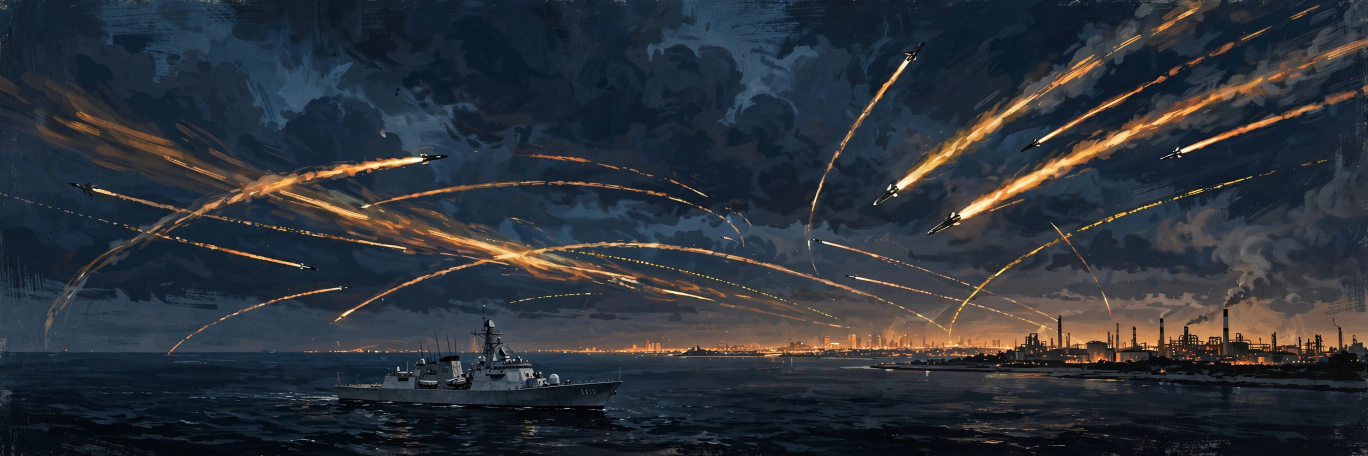
#> input picture assets/media-generation-hero-gulf-night-strike-2026112-0-ce5385a1-e76b-4daa-8942-c801e129167d.webp, 2736 x 912 px (shown at 1/2 size)
$ python build_frontpage.py
#> lines starting #> are read from the running program, lines starting #| are printed output that depends on the picture
#!/usr/bin/env python3
"""Render the 21 November 2026 front page of THE WORLD as a 1024x1024 PNG.

All headlines and figures come from the story list in README.md, checked
against live news on the morning of 22 November 2026 (Beijing time). The
only picture is the pre-generated hero illustration in assets/; every word
on the page is drawn here with PIL. No network access, no secrets.
"""

import os

from PIL import Image, ImageDraw, ImageFont

BASE = os.path.dirname(os.path.abspath(__file__))
HERO = os.path.join(
    BASE,
    "assets",
    "media-generation-hero-gulf-night-strike-2026112-0-ce5385a1-e76b-4daa-8942-c801e129167d.webp",
)
OUT = os.path.join(BASE, "entry.png")

PAGE = 1024
SIDE = 40
SPAN = PAGE - 2 * SIDE
LIMIT = 1_000_000

PAPER = (247, 241, 229)
INK = (17, 17, 17)
MUTED = (68, 60, 52)
RED = (143, 29, 29)
NAVY = (27, 42, 74)

FONTS = "/usr/share/fonts/truetype/liberation/"


def load(name, size):
    return ImageFont.truetype(os.path.join(FONTS, name), size)


def serif_b(size):
    return load("LiberationSerif-Bold.ttf", size)


def serif(size):
    return load("LiberationSerif-Regular.ttf", size)


def serif_i(size):
    return load("LiberationSerif-Italic.ttf", size)


def sans_b(size):
    return load("LiberationSans-Bold.ttf", size)


def width(draw, text, font):
    return draw.textlength(text, font=font)


def greedy_wrap(draw, text, font, max_w):
    out, cur = [], ""
    for word in text.split():
        trial = (cur + " " + word).strip()
        if not cur or width(draw, trial, font) <= max_w:
            cur = trial
        else:
            out.append(cur)
            cur = word
    if cur:
        out.append(cur)
    return out


def centered(draw, cx, y, text, font, fill=INK):
    draw.text((cx - width(draw, text, font) / 2, y), text, font=font, fill=fill)


def tracked(draw, cx, y, text, font, gap, fill=INK):
    ws = [draw.textlength(ch, font=font) for ch in text]
    total = sum(ws) + gap * (len(text) - 1)
    x = cx - total / 2
    for ch, w in zip(text, ws):
        draw.text((x, y), ch, font=font, fill=fill)
        x += w + gap


def rule(draw, y, weight, x0=SIDE, x1=PAGE - SIDE):
    draw.line([(x0, y), (x1, y)], fill=INK, width=weight)


def shrink_to_fit(draw, text, path, start, max_w):
    size = start
    while size > 10:
        fnt = load(path, size)
        if width(draw, text, fnt) <= max_w:
            return fnt
        size -= 2
    return load(path, 10)


def main():
    sheet = Image.new("RGB", (PAGE, PAGE), PAPER)
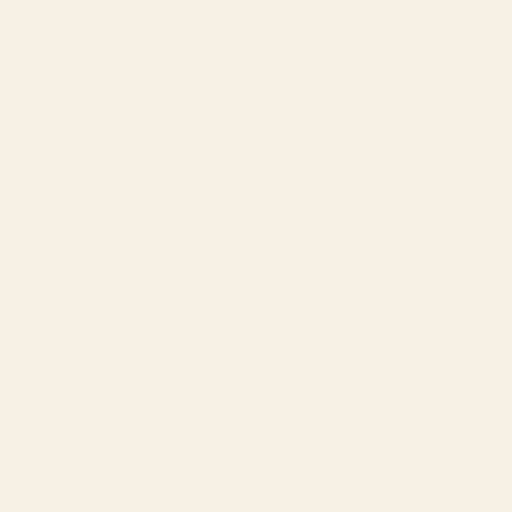
#> sheet: PIL image 1024x1024 RGB (shown at 1/2 size); mean R, G, B 247, 241, 229
    d = ImageDraw.Draw(sheet)
    y = 22

    # Masthead
    tracked(d, PAGE // 2, y, "ONE DAY · ONE PAGE", sans_b(15), 6, MUTED)
    y += 30
    name = shrink_to_fit(d, "THE WORLD", "LiberationSerif-Bold.ttf", 118, SPAN)
    centered(d, PAGE // 2, y - 14, "THE WORLD", name)
    y += 98
    rule(d, y, 3)
    y += 5
    rule(d, y, 1)
    y += 12
    centered(d, PAGE // 2, y, "SATURDAY,  21 NOVEMBER 2026", serif_b(30), RED)
    y += 42
    rule(d, y, 1)
    y += 14

    # Lead story
    head = shrink_to_fit(d, "IRAN STRIKES AT US BASES IN BAHRAIN",
                         "LiberationSerif-Bold.ttf", 56, SPAN)
    centered(d, PAGE // 2, y, "IRAN STRIKES AT US BASES IN BAHRAIN", head)
    y += 56
    deck = ("Tehran says it hit American positions at al-Riffa and Awali; "
            "Bahrain says a civilian plant was hit and set ablaze — the "
            "fourth attack in nine days")
    for line in greedy_wrap(d, deck, serif(22), SPAN - 40):
#> in greedy_wrap, `out, cur = [], ""`: cur = ''
        centered(d, PAGE // 2, y, line, serif(22))
        y += 26
#> this loop made 2 passes
#> after the loop, y = 331
    y += 8
#> y = 339

    # Hero illustration, cropped to the banner's aspect
    photo = Image.open(HERO).convert("RGB")
#> photo is the input picture: PIL image 2736x912 RGB; mean R, G, B 44.7, 50.4, 57.8
    ratio = SPAN / 224
    sw, sh = photo.size
#> sw = 2736; sh = 912
    if sw / sh > ratio:
        nw = int(sh * ratio)
        left = (sw - nw) // 2
        photo = photo.crop((left, 0, left + nw, sh))
    else:
        nh = int(sw / ratio)
#> nh = 649
        top = (sh - nh) // 2
#> top = 131
        photo = photo.crop((0, top, sw, top + nh))
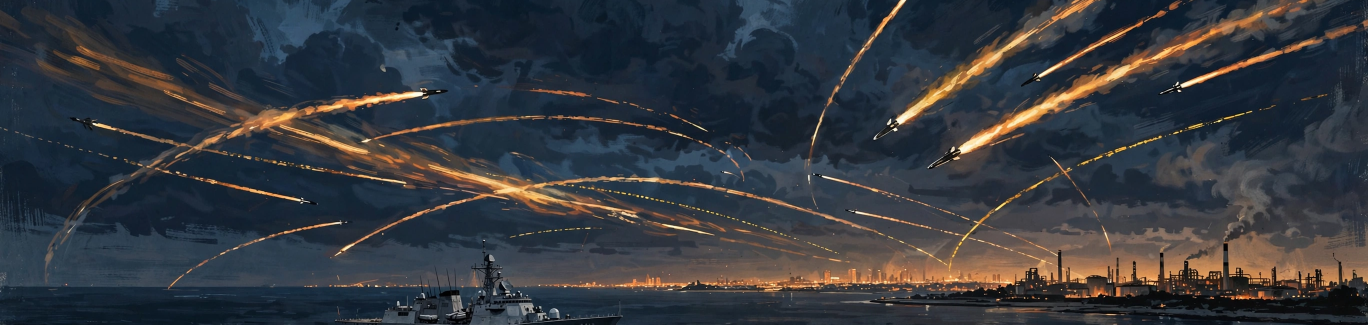
#> photo: PIL image 2736x649 RGB (shown at 1/2 size); mean R, G, B 53.3, 57, 63
    photo = photo.resize((SPAN, 224), Image.LANCZOS)
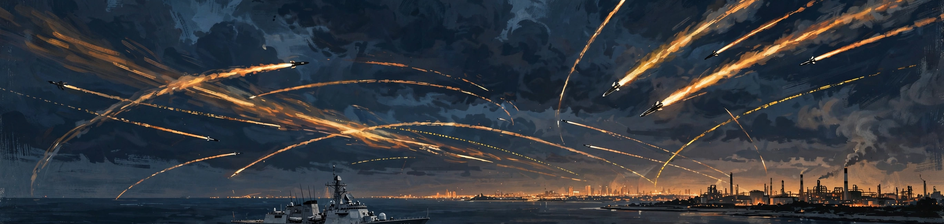
#> photo: PIL image 944x224 RGB; mean R, G, B 53.3, 57, 63
    sheet.paste(photo, (SIDE, y))
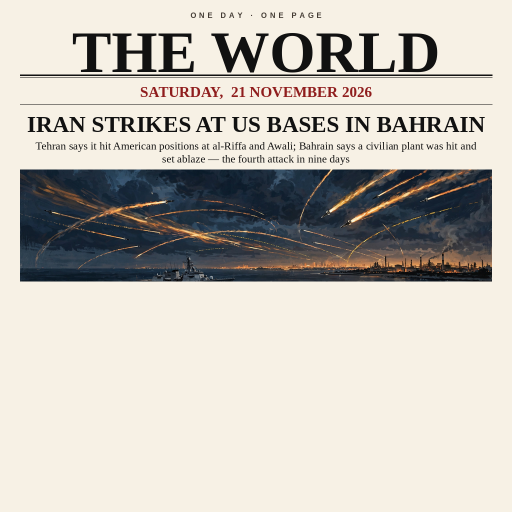
#> sheet: PIL image 1024x1024 RGB (shown at 1/2 size); mean R, G, B 198.2, 194.1, 186.2
    d.rectangle([SIDE, y, PAGE - SIDE, y + 224], outline=INK, width=1)
    y += 224 + 8
#> y = 571
    d.text((SIDE, y),
           "Missiles and drones over the Gulf: the US Fifth Fleet's home "
           "waters, Saturday night. (Illustration)",
           font=serif_i(16), fill=MUTED)
    y += 14
#> y = 585

    # Markets ticker
    bar = 36
    d.rectangle([SIDE, y, PAGE - SIDE, y + bar], fill=NAVY)
    tick = ("S&P 500 −3.7%  ·  NASDAQ erases 2026 gains  ·  "
            "ANTHROPIC −9% on day two  ·  NVIDIA −14% to $125.53")
    tick_font = shrink_to_fit(d, tick, "LiberationSans-Bold.ttf", 19, SPAN - 16)
    centered(d, PAGE // 2, y + 8, tick, tick_font, (255, 255, 255))
    y += bar + 6
#> y = 627

    # Story grid: two columns, three stories each
    gutter = 30
    col = (SPAN - gutter) // 2
    left_x = SIDE
    right_x = SIDE + col + gutter
    grid_top = y
#> grid_top = 627

    def story(x, top, kicker, headline, body):
        yy = top
        d.text((x, yy), kicker, font=sans_b(15), fill=RED)
        yy += 22
        for line in greedy_wrap(d, headline, serif_b(25), col):
            d.text((x, yy), line, font=serif_b(25), fill=INK)
            yy += 28
        yy += 2
        for line in greedy_wrap(d, body, serif(17), col):
            d.text((x, yy), line, font=serif(17), fill=INK)
            yy += 21
        return yy + 10

    left_stories = [
        ("MEXICO",
         "FBI most-wanted cartel boss seized",
         "\u201cChapo Isidro\u201d taken in a Sinaloa raid; at least 11 killed "
         "in the backlash, eight detained."),
        ("UKRAINE",
         "Missile hits Zelenskyy's hometown",
         "Kryvyi Rih: a boy of 7 and a paramedic killed, 60 wounded; "
         "Russian missiles also land in Poland."),
        ("CLIMATE · COP31",
         "Talks run past deadline",
         "Antalya summit in overtime with no deal; fossil-fuel language "
         "the sticking point."),
    ]
    right_stories = [
        ("WASHINGTON",
         "Trump defends Putin ties",
         "After the Shenzhen summit, Zelenskyy calls Putin a killer; "
         "Trump tells Europe to defund Ukraine."),
        ("SCIENCE",
         "AI claims Riemann proof",
         "Anthropic mathematician says Claude proved the 167-year-old "
         "hypothesis in six weeks; checks under way."),
        ("HEALTH",
         "Dengue cut 69% by altered mosquitoes",
         "Wolbachia-carrying mosquitoes slash cases among children in a "
         "Brazil trial."),
    ]
    cy = grid_top
#> cy = 627
    for s in left_stories:
        cy = story(left_x, cy, *s)
#> this loop made 3 passes
#> cy on passes 1 to 3: 731, 835, 939
    left_end = cy
#> left_end = 939
    cy = grid_top
#> cy = 627
    for s in right_stories:
        cy = story(right_x, cy, *s)
    right_end = cy
#> right_end = 939
    mid = SIDE + col + gutter // 2
    d.line([(mid, grid_top), (mid, max(left_end, right_end) - 12)],
           fill=INK, width=1)
    y = max(left_end, right_end) + 2
#> y = 941

    # Footer
    rule(d, y, 1)
    y += 10
#> y = 951
    also = ("ALSO:   UK and EU sign three post-Brexit deals  ·  EU–Indonesia "
            "trade pact  ·  Gaza strike kills 3 in food truck  ·  Ship ablaze "
            "in Gulf of Finland")
    for line in greedy_wrap(d, also, sans_b(16), SPAN):
        centered(d, PAGE // 2, y, line, sans_b(16))
        y += 22
#> this loop made 2 passes
#> y on pass 1: 973
#> (line, y) on pass 2: ('Gulf of Finland', 995)
#> after the loop, y = 995
    y += 2
#> y = 997
    centered(d, PAGE // 2, y,
             "Every story above happened or was first reported on "
             "Saturday 21 November 2026.",
             serif_i(15), MUTED)
    y += 24
#> y = 1021

    assert y <= PAGE, f"page overflowed: cursor at {y}"
    sheet.save(OUT, format="PNG", optimize=True)
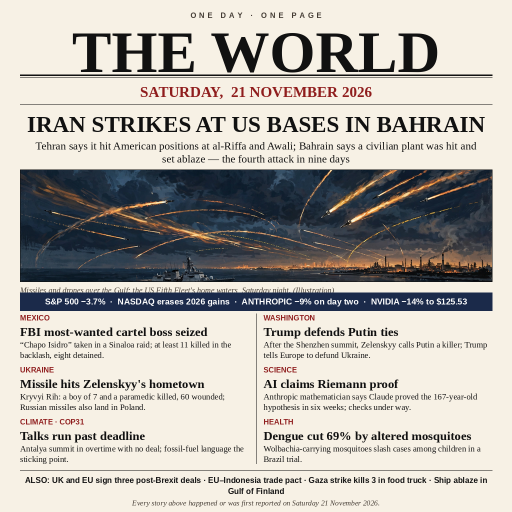
#> saved as entry.png: PIL image 1024x1024 RGB (shown at 1/2 size); mean R, G, B 184.7, 181.1, 174.9
    size = os.path.getsize(OUT)
    print(f"wrote {OUT}: {PAGE}x{PAGE}, {size} bytes, cursor ended at y={y}")
#| wrote entry.png: 1024x1024, 453484 bytes, cursor ended at y=1021
    if size >= LIMIT:
        raise SystemExit(f"entry.png is {size} bytes, over the 1 MiB limit")


if __name__ == "__main__":
    main()
